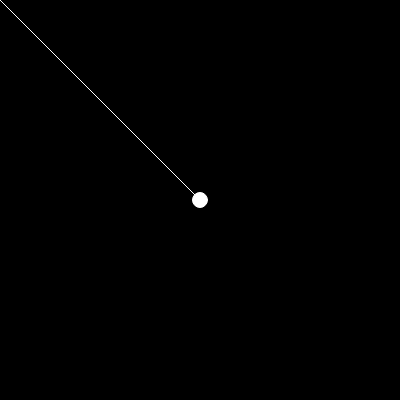
Frame 1 (no input)
Frame 60 (no input): identical to frame 1, image omitted
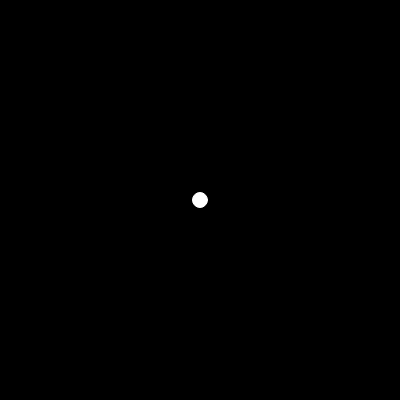
Frame 120 (the mouse pressed at the canvas centre since frame 60)

The p5.js sketch that drew these frames (run headless with seeded random() and noise() and a simulated clock; from frame 60 on, the mouse is pressed at the canvas centre):

// p5.js sketch
// ── sketch.js
let forza;
let palla;

function setup() {
    createCanvas(400, 400);
    palla = new Palla();
}

function mouseClicked() {
    palla.parti(forza);
}

function draw() {
    translate(width / 2, height / 2);
    background(0);


    forza = createVector(mouseX - width / 2, mouseY - height / 2);

    stroke(255);
    line(0, 0, forza.x, forza.y);

    palla.aggiorna();
    palla.disegna();

}
// ── ball.js
function Ball() {
    this.velocity = createVector(0, 0);
    this.position = createVector(0, 0);
    this.force = undefined;
    this.gravity = createVector(0, 0.05);

    this.update = function () {
        this.velocity.add(this.force);
        this.velocity.add(this.gravity);
        this.position.add(this.velocity);
        this.force.mult(0.9);
    }

    this.apply = function (f) {
        this.force = f;
        this.force.setMag(map(f.mag(), 0, width / 2, 0, 1));

    }

    this.draw = function () {
        fill(255);
        circle(this.position.x, this.position.y, 15);
    }
}
// ── palla.js
function Palla() {
    this.posizione = createVector(0, 0);
    this.velocita = createVector(0, 0);
    this.forza = undefined;
    this.gravita = createVector(0, 0.4);

    this.aggiorna = function () {
        if (this.forza != undefined) {
            this.velocita.add(this.forza);
            this.velocita.add(this.gravita);
            this.posizione.add(this.velocita);
            this.forza.mult(0.9);
        }

        if (this.posizione.y > height / 2) {
            this.velocita = createVector(0, 0);
            this.forza = undefined;
            this.posizione = createVector(0, 0);
        }
    }

    this.parti = function (forza) {
        this.forza = forza;
        this.forza.setMag(map(forza.mag(), 0, width / 2, 0, 3));
    }

    this.disegna = function () {
        fill(255);
        circle(this.posizione.x, this.posizione.y, 15);
    }

}
